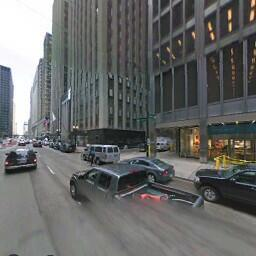
#> input picture data/Chicago/41.88034,-87.630582_5.jpg, 256 x 256 px, given in place of 37.713894,-122.444887684_2.png, which was not available
$ jupyter execute --allow-errors visual_entropy.ipynb   (shell and % lines are left out)   (text cells are left out)
#> lines starting #> are read from the running program, lines starting #| are printed output that depends on the picture; pictures that were not available may be replaced by others from this repository, and a replacement may not be noted
[cell 1]
import numpy as np
import matplotlib.pyplot as plt
import os
import sys
from PIL import Image
import pandas as pd

from skimage import data
from skimage.util import img_as_ubyte
from skimage.filters.rank import entropy
from skimage.morphology import disk

# imgroot = '/media/senseable-beast/beast-brain-1/Data/streetviewdata/img2/'
# tgtroot = '/media/senseable-beast/beast-brain-1/Data/streetviewdata/img/'
dataroot = 'C:/Users/lezhi/Dropbox/thesis/data/'
tgtroot = 'C:/Users/lezhi/Dropbox/thesis/img/'

[cell 2]
cat_labels = ["Sky", "Building", "Pole", "Unlabelled", "Road", \
        "Pavement", "Tree", "SignSymbol", "Fence", \
        "Car", "Pedestrian", "Bicyclist"]

# def getmask(a, **kwargs):
#     inds = [labels.index(c)+243 for c in kwargs['category']]
#     return [(ele in inds) for ele in np.nditer(a)]

# much better performance than the commented method...:
'''input a 2D index matrix, return a 2D boolean matrix
where True means the pixel belongs to one of the specified "category".'''

def getmask(a, **kwargs):
    inds = [cat_labels.index(c)+243 for c in kwargs['category']]
    # print np.array(inds)-243
    indicators = np.zeros((a.shape[0], a.shape[1], len(inds))).astype(np.uint8)
    for i in range(len(inds)):
        indicators[:,:,i] = np.array(np.squeeze([a==inds[i]]))
    return np.any(indicators, axis=2)

[cell 3]
def iter_dir(rootdir, dostuff):
    emptyfiles = []

    citynames = np.array(sorted([d for d in os.listdir(rootdir) if os.path.isdir(rootdir)]))
    for cityname in citynames[np.array([1,3,7,9])]:   ######################
        # print cityname
        citypath = rootdir + cityname
        imgnames = sorted([f[:-4] for f in os.listdir(citypath) if os.path.isfile(os.path.join(citypath, f))])

        lat_lng_dir = np.array([name.replace('_',',').split(',') for name in imgnames])
        df1 = pd.DataFrame(lat_lng_dir, columns=['lat', 'lng', 'dir']).astype(str) ########################
        df1['city'] = cityname

        records = []

        for i in range(len(imgnames)):
            img_filepath = citypath + "/" + imgnames[i] + ".png"
            if os.stat(img_filepath).st_size > 0:
                image = Image.open(img_filepath)
                records = records + [dostuff(image)]
            else:
                emptyfiles.append(cityname + "/" + imgnames[i] + ".txt")
        #print records

        df2 = pd.DataFrame(records, columns = ["entropy_mean"]) # change this

        df = pd.concat([df1, df2], axis=1)
        df.to_csv(dataroot+'entropy_'+cityname+'.csv') # change this

[cell 4]
# http://scikit-learn.org/stable/auto_examples/cluster/plot_color_quantization.html
def cal_entropy(im):
    greyIm=np.array(im.convert('L'))

    imarr = np.array(im)
    alpha = imarr[:, :, 3]

    mask = getmask(imarr[:,:,3], category=["Building", "SignSymbol", "Pole"])
    if np.sum(mask) < 1000: ################### consider as no building
        return 0
    else:
        entM = entropy(greyIm, disk(12))

        base = (0*np.ones((360,480)))
        base[mask] = entM[mask]
        # plt.imshow(base, cmap=plt.cm.gray)

        return np.sum(base) / np.sum(mask)

[cell 5]
ima = Image.open(tgtroot+'sanfrancisco/37.713894,-122.444887684_2.png')
#> ima is the input picture: PIL image 256x256 RGB; mean R, G, B 103.7, 104.9, 103.8
#> (the rest of this cell did not finish here and is left out)

#> in cal_entropy, `greyIm=np.array(im.convert('L'))`:
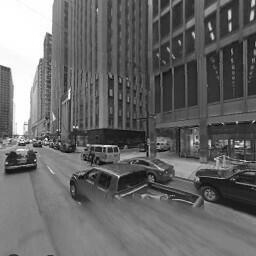
#> greyIm: shape (256, 256); min 0, max 255, mean 104.4

#> (a cell that did not finish here is left out)


#> (a cell that did not finish here is left out)

#> (a cell that did not finish here is left out)

#> (a cell that did not finish here is left out)

#> (a cell that did not finish here is left out)

#> (a cell that did not finish here is left out)

#> (a cell that did not finish here is left out)

[cell 13]
imarr=Image.open(tgtroot+'sanfrancisco/37.713894,-122.444887684_2.png')

greyIm=imarr.convert('L')

imarr=np.array(imarr)
greyIm=np.array(greyIm)
#> (the rest of this cell did not finish here and is left out)

[cell 14]
# http://scikit-image.org/docs/dev/auto_examples/filters/plot_entropy.html
image = greyIm
fig, (ax0, ax1) = plt.subplots(ncols=2, figsize=(10, 4), sharex=True,
                               sharey=True,
                               subplot_kw={"adjustable": "box-forced"})
img0 = ax0.imshow(image, cmap=plt.cm.gray)
ax0.set_title("Image")
ax0.axis("off")
fig.colorbar(img0, ax=ax0)

entIm1 = entropy(image, disk(12))
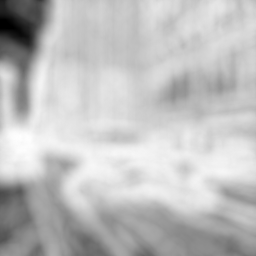
#> entIm1: shape (256, 256) float64; min 0, max 7.26, mean 5.45; drawn with min black and max white
entIm = entIm1# - entIm2
img1 = ax1.imshow(entIm, cmap=plt.cm.gray)
ax1.set_title("Entropy")
ax1.axis("off")
fig.colorbar(img1, ax=ax1)

fig.tight_layout()
#plt.show(entIm - entIm2)
entIm.shape #, entIm2.shape
#> Out = (256, 256)
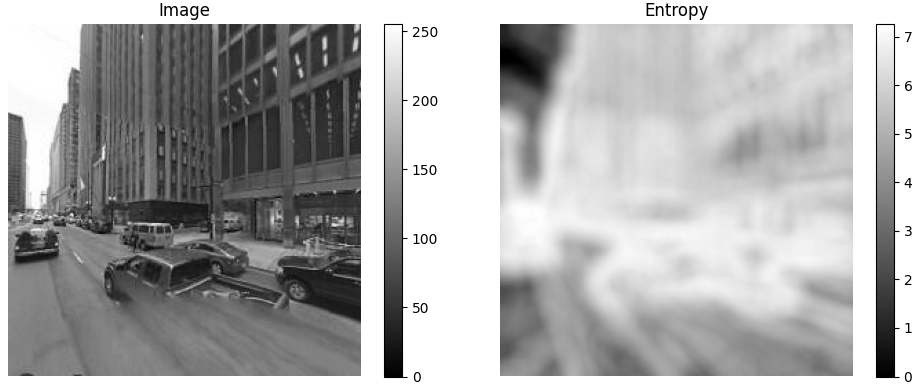
#> figure drawn by matplotlib, 4 panels

$ run again, on data/HongKong/22.295952,114.171469_1.jpg
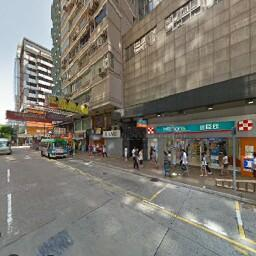
#> input picture data/HongKong/22.295952,114.171469_1.jpg, 256 x 256 px, given in place of 37.713894,-122.444887684_2.png, which was not available
#> ima is the input picture: PIL image 256x256 RGB; mean R, G, B 124.6, 120.3, 111.5
#> `entIm1 = entropy(image, disk(12))`:
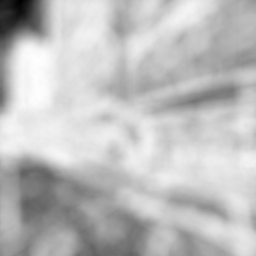
#> entIm1: shape (256, 256) float64; min 0.809, max 7.43, mean 5.76; drawn with min black and max white
#> `[cell 14] # http://scikit-image.org/docs/dev/auto_examples/filters/plo..`:
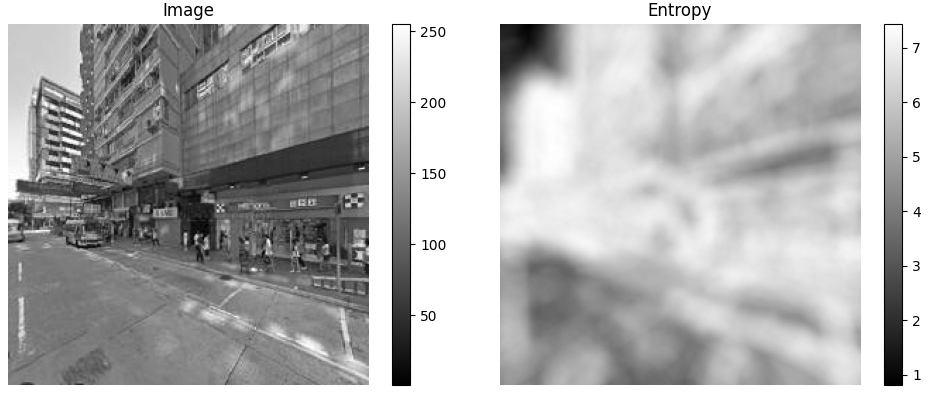
#> figure drawn by matplotlib, 4 panels

$ run again, on data/HongKong/22.298452,114.172719_6.jpg
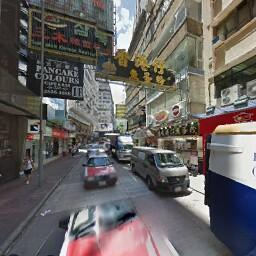
#> input picture data/HongKong/22.298452,114.172719_6.jpg, 256 x 256 px, given in place of 37.713894,-122.444887684_2.png, which was not available
#> ima is the input picture: PIL image 256x256 RGB; mean R, G, B 102.9, 98.8, 97.2
#> `entIm1 = entropy(image, disk(12))`:
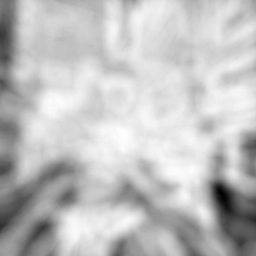
#> entIm1: shape (256, 256) float64; min 2.21, max 7.44, mean 6.16; drawn with min black and max white
#> `[cell 14] # http://scikit-image.org/docs/dev/auto_examples/filters/plo..`:
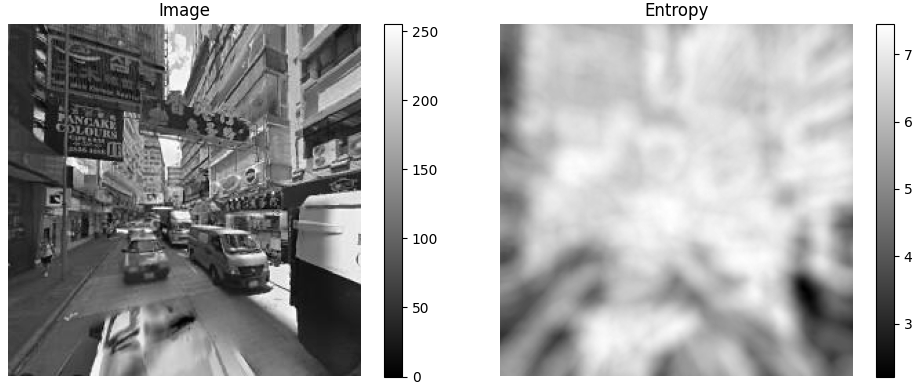
#> figure drawn by matplotlib, 4 panels

$ run again, on data/London/51.485989,-0.136633_5.jpg
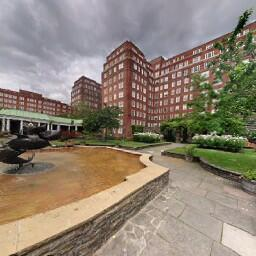
#> input picture data/London/51.485989,-0.136633_5.jpg, 256 x 256 px, given in place of 37.713894,-122.444887684_2.png, which was not available
#> ima is the input picture: PIL image 256x256 RGB; mean R, G, B 141.4, 129.3, 114.4
#> `entIm1 = entropy(image, disk(12))`:
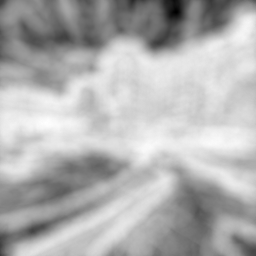
#> entIm1: shape (256, 256) float64; min 2.42, max 7.35, mean 5.85; drawn with min black and max white
#> `[cell 14] # http://scikit-image.org/docs/dev/auto_examples/filters/plo..`:
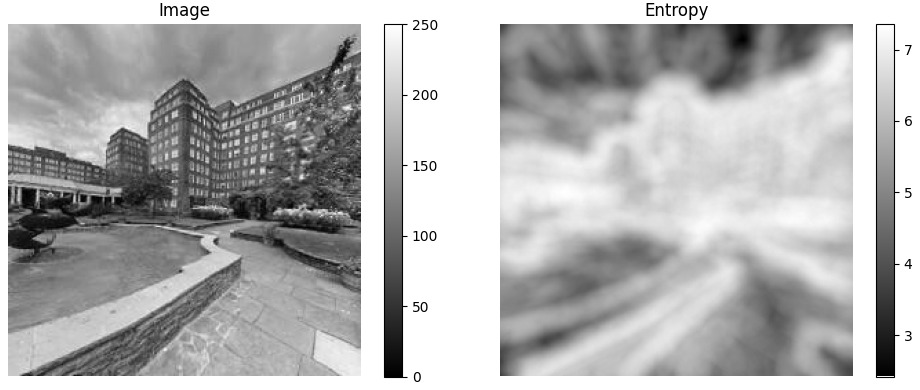
#> figure drawn by matplotlib, 4 panels
